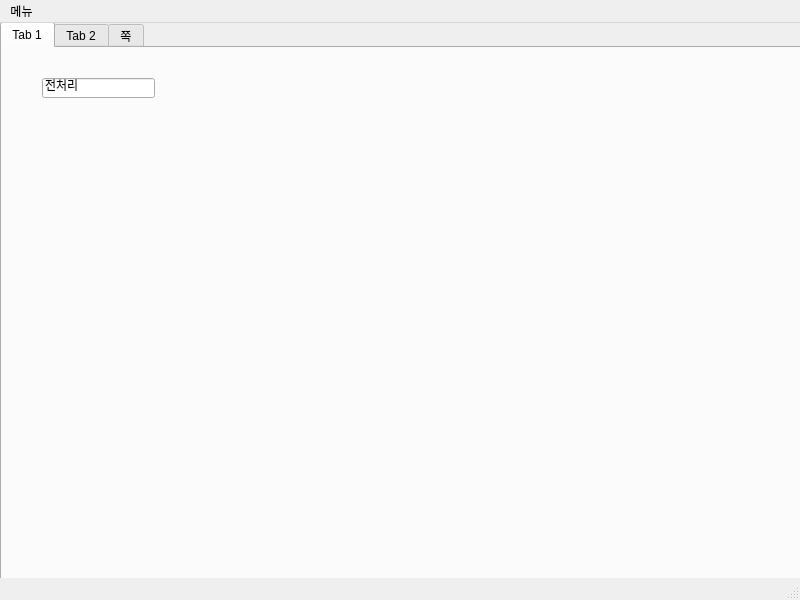
<?xml version="1.0" encoding="UTF-8"?>
<ui version="4.0">
 <class>MainWindow</class>
 <widget class="QMainWindow" name="MainWindow">
  <property name="geometry">
   <rect>
    <x>0</x>
    <y>0</y>
    <width>800</width>
    <height>600</height>
   </rect>
  </property>
  <property name="windowTitle">
   <string>MainWindow</string>
  </property>
  <widget class="QWidget" name="centralwidget">
   <widget class="QTabWidget" name="tabWidget">
    <property name="geometry">
     <rect>
      <x>0</x>
      <y>-1</y>
      <width>801</width>
      <height>581</height>
     </rect>
    </property>
    <property name="currentIndex">
     <number>0</number>
    </property>
    <widget class="QWidget" name="tab_1">
     <attribute name="title">
      <string>Tab 1</string>
     </attribute>
     <widget class="QLineEdit" name="lineEdit">
      <property name="geometry">
       <rect>
        <x>40</x>
        <y>30</y>
        <width>113</width>
        <height>20</height>
       </rect>
      </property>
      <property name="text">
       <string>전처리</string>
      </property>
     </widget>
    </widget>
    <widget class="QWidget" name="tab_2">
     <attribute name="title">
      <string>Tab 2</string>
     </attribute>
    </widget>
    <widget class="QWidget" name="tab_3">
     <attribute name="title">
      <string>쪽</string>
     </attribute>
    </widget>
   </widget>
  </widget>
  <widget class="QMenuBar" name="menubar">
   <property name="geometry">
    <rect>
     <x>0</x>
     <y>0</y>
     <width>800</width>
     <height>21</height>
    </rect>
   </property>
   <widget class="QMenu" name="menu">
    <property name="title">
     <string>메뉴</string>
    </property>
   </widget>
   <addaction name="menu"/>
  </widget>
  <widget class="QStatusBar" name="statusbar"/>
  <action name="actionabout">
   <property name="text">
    <string>about</string>
   </property>
  </action>
 </widget>
 <resources/>
 <connections/>
</ui>
